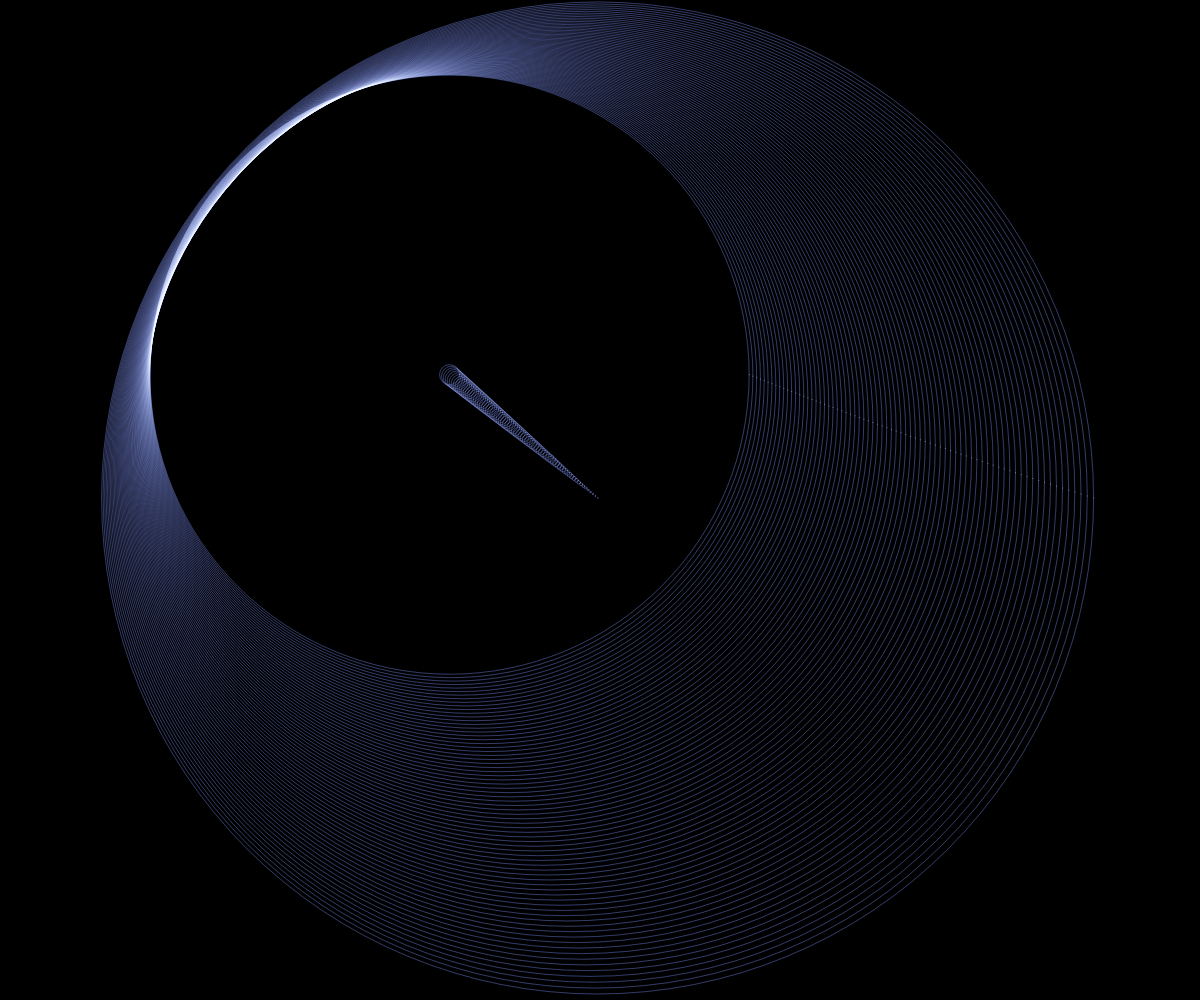
Frame 1 (no input)
Frame 60 (no input): blank canvas, image omitted
Frame 120 (the mouse pressed at the canvas centre since frame 60): blank canvas, image omitted

The p5.js sketch that drew this single still picture (run headless with seeded random() and noise() and a simulated clock; from frame 60 on, the mouse is pressed at the canvas centre):

// p5.js sketch
// ── sketch.js
function setup() {
	let cnv=createCanvas(windowWidth, windowHeight);
	cnv.position(0,0);
	background(0);
	angleMode(DEGREES)
	colorMode(HSB)
	cw = width / 2
	ch = height / 2
	w = width
	h = height
	// frameRate(1)
}

function draw() {
	blendMode(OVERLAY)
	circle(mouseX, mouseY, 20);
	// for (var x = 0; x < width; x += random(5, 30)) {
	// 	for (var y = 0; y < height; y += random(5, 30)) {
	// 		// fill(random(255))
	// 		noFill()
	// 		stroke(random(20, 50), 50, 40)
	// 		rect(x, y, random(5, 300 - mouseX), random(5, 300 - mouseY))
	// 	}
	// }
	background(0, 10);
	// let sw=mouseX/10
	// strokeWeight(random(sw))
	let sf = map(mouseX, 0, width, 0, 255)
	for (var x = 0; x < width; x += random(5, 30)) {
		for (var y = 0; y < height; y += random(5, 30)) {
			// fill(random(255))
			noFill()
			stroke(random(200, 360), 50, 40)
			rect(x, y, random(5, 300 - mouseX), random(5, 300 - mouseY))
		}
		blendMode(SCREEN)

		for (var x = 0; x < width; x += random(5, 30)) {
			cw = lerp(cw, mouseX, 0.004)
			ch = lerp(ch, mouseY, 0.004)
			let a = mouseX
			let b = mouseY
			let si = dist(cw, ch, a, b);
			let siMax = dist(cw, ch, w, h);
			let siz = map(si, 0, siMax, 0, 1000)
			let siv = map(si, 0, siMax, 50, 0)
			circle(cw, ch, siz);
			circle(cw, ch, siv);
		}
		blendMode(BLEND)
	}
}
// ── main.css
html, body{
    margin: 0;
    padding: 0;
    background-color: black;
    
}

#defaultCanvas0{
    width: 100%;
    height: 100%;
    position: absolute;
    z-index: 999;
    mix-blend-mode: multiply;
}


.title{
    position: absolute;
        top: 50%;
        left: 50%;
        transform: translate(-50%, -50%);
        color: whitesmoke;
    background-color: transparent;
    font-family: 'Franklin Gothic Medium', Arial, sans-serif;
        font-size: 14vw;
        font-weight: 900;
}
